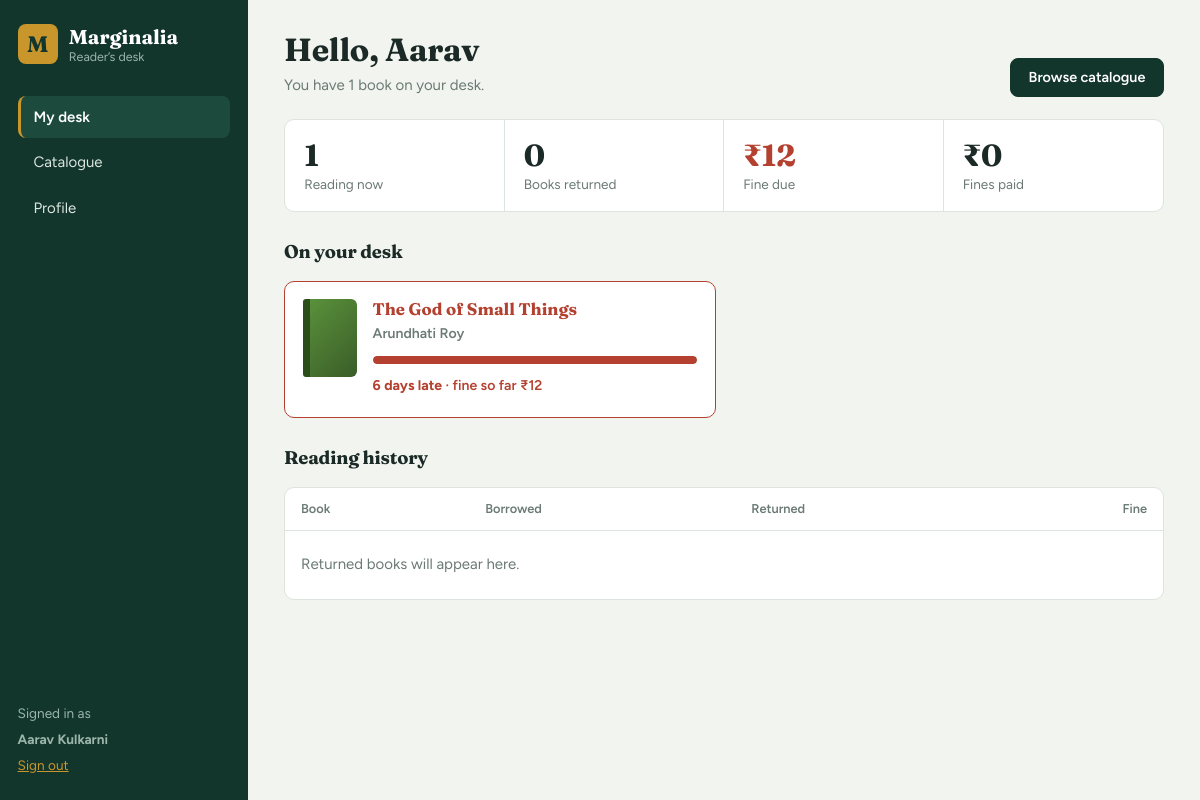
Page /me (signed in) on the committed database.
### tables this page shows
CREATE TABLE members(
  id INTEGER PRIMARY KEY AUTOINCREMENT, name TEXT NOT NULL, email TEXT,
  phone TEXT, joined TEXT, password TEXT);

CREATE TABLE issues(
  id INTEGER PRIMARY KEY AUTOINCREMENT, book_id INTEGER NOT NULL, member_id INTEGER NOT NULL,
  issued TEXT NOT NULL, due TEXT NOT NULL, returned TEXT, fine INTEGER DEFAULT 0);

CREATE TABLE books(
  id INTEGER PRIMARY KEY AUTOINCREMENT, title TEXT NOT NULL, author TEXT NOT NULL,
  isbn TEXT, category TEXT DEFAULT 'General', copies INTEGER DEFAULT 1, added TEXT);

### app.py (the view)
@app.route("/me")
@member_required
def me():
    mid, t = session["mid"], date.today()
    m = q("SELECT * FROM members WHERE id=?", (mid,), one=True)
    if not m:
        session.clear()
        return redirect(url_for("login"))
    rows = q("""SELECT i.*, b.title, b.author FROM issues i JOIN books b ON b.id=i.book_id
                WHERE i.member_id=? ORDER BY i.due""", (mid,))
    active, history, owed, paid = [], [], 0, 0
    for r in rows:
        if r["returned"]:
            history.append(r)
            paid += r["fine"] or 0
        else:
            iss, due = date.fromisoformat(r["issued"]), date.fromisoformat(r["due"])
            total, used = max((due - iss).days, 1), (t - iss).days
            fine = late_fine(r["due"])
            owed += fine
            active.append(dict(r, left=(due - t).days, pct=max(4, min(100, round(used / total * 100))), fine=fine))
    history.sort(key=lambda r: r["returned"], reverse=True)
    return render_template("member_home.html", m=m, active=active, history=history, owed=owed, paid=paid)

### app.py (called while the page is built)
def db():
    if "db" not in g:
        g.db = sqlite3.connect(DB)
        g.db.row_factory = sqlite3.Row
    return g.db

def q(sql, args=(), one=False):
    cur = db().execute(sql, args)
    rows = cur.fetchall()
    return (rows[0] if rows else None) if one else rows

@app.template_filter("hue")
def hue(text):
    return sum(ord(c) * (i + 3) for i, c in enumerate(text)) % 360

@app.context_processor
def inject():
    return {"today": date.today().isoformat(), "FINE": FINE_PER_DAY}

def member_required(f):
    @wraps(f)
    def wrapper(*a, **kw):
        if not session.get("user"):
            return redirect(url_for("login"))
        if session.get("role") != "member":
            return redirect(url_for("dashboard"))
        return f(*a, **kw)
    return wrapper

def late_fine(due, returned=None):
    end = date.fromisoformat(returned) if returned else date.today()
    return max((end - date.fromisoformat(due)).days, 0) * FINE_PER_DAY

### templates/member_home.html (shortened to what this page needs)
{% extends "base.html" %}
{% block content %}
<header class="head"><div><h1>Hello, {{ m.name.split()[0] }}</h1>
<p class="sub">{% if active %}You have {{ active|length }} book{{ 's' if active|length>1 }} on your desk.{% else %}Your desk is clear.{% endif %}</p></div>
<a class="btn primary" href="{{ url_for('catalogue') }}">Browse catalogue</a></header>
<section class="stats">
  <div><b data-count>{{ active|length }}</b>Reading now</div>
  <div><b data-count>{{ history|length }}</b>Books returned</div>
  <div class="{{ 'alert' if owed }}"><b>₹<span data-count>{{ owed }}</span></b>Fine due</div>
  <div><b>₹<span data-count>{{ paid }}</span></b>Fines paid</div>
</section>
<h2 class="sec">On your desk</h2>
{% if active %}
<div class="loans">
{% for l in active %}
  <article class="loan {{ 'late' if l.left < 0 }}" style="--n:{{ loop.index0 }}">
    <i class="cv-lg" style="--h:{{ l.title|hue }}"></i>
    <div><h3>{{ l.title }}</h3><p class="muted">{{ l.author }}</p>
      <div class="meter {{ 'late' if l.left < 0 }}" style="--p:{{ l.pct }}%"><i></i></div>
      <p class="due">{% if l.left < 0 %}<b>{{ -l.left }} day{{ 's' if l.left != -1 }} late</b> · fine so far ₹{{ l.fine }}{% elif l.left == 0 %}<b>Due today</b>. Return it to avoid a fine.{% else %}Due {{ l.due|pretty }} · <b>{{ l.left }} day{{ 's' if l.left != 1 }} left</b>{% endif %}</p>
    </div>
  </article>
{% endfor %}
</div>
{% else %}<div class="panel"><p class="empty">Nothing borrowed right now. <a class="link" href="{{ url_for('catalogue') }}">Find your next read</a></p></div>{% endif %}
<h2 class="sec">Reading history</h2>
<section class="panel flush"><table class="rows"><thead><tr><th>Book</th><th>Borrowed</th><th>Returned</th><th class="r">Fine</th></tr></thead><tbody>
{% for h in history %}<tr><td><b>{{ h.title }}</b><br><span class="muted">{{ h.author }}</span></td><td>{{ h.issued|pretty }}</td><td>{{ h.returned|pretty }}</td><td class="r">{{ '₹%d'|format(h.fine) if h.fine else '-' }}</td></tr>
{% else %}<tr><td colspan="4" class="empty">Returned books will appear here.</td></tr>{% endfor %}
</tbody></table></section>
{% endblock %}

### templates/base.html (shortened to what this page needs)
<!doctype html>
<html lang="en">
<head>
<link rel="stylesheet" href="{{ url_for('static', filename='style.css') }}">
</head>
<body>
{% if session.user %}
{% set ep = request.endpoint or '' %}
<div class="app">
  <aside class="side">
    <a class="brand" href="{{ url_for('dashboard' if session.role=='admin' else 'me') }}"><span class="mark">M</span><span>Marginalia<small>{{ 'Library desk' if session.role=='admin' else 'Reader’s desk' }}</small></span></a>
    <nav>
    {% if session.role == 'admin' %}
      <a href="{{ url_for('dashboard') }}" class="{{ 'on' if ep=='dashboard' }}">Dashboard</a>
      <a href="{{ url_for('books') }}" class="{{ 'on' if ep.startswith('book') }}">Books</a>
      <a href="{{ url_for('members') }}" class="{{ 'on' if ep.startswith('member') }}">Members</a>
      <a href="{{ url_for('issues') }}" class="{{ 'on' if ep.startswith('issue') }}">Issue &amp; return</a>
    {% else %}
      <a href="{{ url_for('me') }}" class="{{ 'on' if ep=='me' }}">My desk</a>
      <a href="{{ url_for('catalogue') }}" class="{{ 'on' if ep=='catalogue' }}">Catalogue</a>
      <a href="{{ url_for('profile') }}" class="{{ 'on' if ep=='profile' }}">Profile</a>
    {% endif %}
    </nav>
    <div class="who">Signed in as <b>{{ session.user }}</b><a href="{{ url_for('logout') }}">Sign out</a></div>
  </aside>
  <main class="main">
    {% block content %}{% endblock %}
  </main>
</div>
{% else %}
  {% block bare %}{% endblock %}
{% endif %}
</body>
</html>

### rows in the picture
members: user "Aarav Kulkarni", name "Aarav"
issues: title "The God of Small Things", author "Arundhati Roy", {{ l.pct }} 100 (drawn), left "6", left "s", fine "12"

### other values in the picture
{{ 'Library desk' if session.role=='admin' else 'Reader’s desk' }} "Reader’s desk"
{{ active|length }} "1"
{{ history|length }} "0"
{{ owed }} "12"
{{ paid }} "0"
